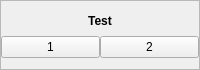
       <widget class="QFrame" name="frame_9" >
        <property name="minimumSize" >
         <size>
          <width>0</width>
          <height>70</height>
         </size>
        </property>
        <property name="maximumSize" >
         <size>
          <width>16777215</width>
          <height>70</height>
         </size>
        </property>
        <property name="frameShape" >
         <enum>QFrame::StyledPanel</enum>
        </property>
        <property name="frameShadow" >
         <enum>QFrame::Sunken</enum>
        </property>
        <layout class="QGridLayout" >
         <property name="leftMargin" >
          <number>0</number>
         </property>
         <property name="rightMargin" >
          <number>0</number>
         </property>
         <property name="horizontalSpacing" >
          <number>0</number>
         </property>
         <item row="0" column="0" colspan="2" >
          <widget class="QLabel" name="labelTestMode" >
           <property name="font" >
            <font>
             <weight>75</weight>
             <bold>true</bold>
            </font>
           </property>
           <property name="text" >
            <string>Test</string>
           </property>
           <property name="alignment" >
            <set>Qt::AlignCenter</set>
           </property>
          </widget>
         </item>
         <item row="1" column="0" >
          <widget class="QPushButton" name="toolButtonSignalSlot1" >
           <property name="text" >
            <string>1</string>
           </property>
           <property name="shortcut" >
            <string>Alt+F</string>
           </property>
          </widget>
         </item>
         <item row="1" column="1" >
          <widget class="QPushButton" name="toolButtonSignalSlot2" >
           <property name="text" >
            <string>2</string>
           </property>
           <property name="shortcut" >
            <string>Alt+F</string>
           </property>
          </widget>
         </item>
        </layout>
       </widget>
